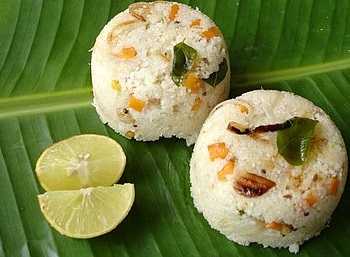
#> input picture Assignment2/input_data/ravva_upma.jpg, 350 x 257 px, found by its file name
$ python Q6_Inverse.py
#> lines starting #> are read from the running program, lines starting #| are printed output that depends on the picture
#> further down, img is the input picture: shape (257, 350, 3); mean B, G, R 73.4, 129.8, 121.8
# -*- coding: utf-8 -*-
"""
Created on Mon Aug 19 22:20:58 2019

@author: E442282
"""

import numpy as np
import cv2
import os,sys
from matplotlib import pyplot as plt
from numpy.lib.stride_tricks import as_strided


def getColorSpaces(image):
    rgb = cv2.cvtColor(image,cv2.COLOR_RGB2BGR)
    gray = cv2.cvtColor(image,cv2.COLOR_RGB2GRAY)
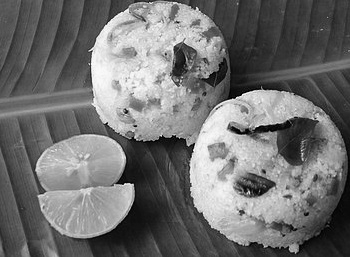
#> gray: shape (257, 350); min 0, max 250, mean 112

    return rgb,gray

def getImageDimnesion(image):
    height,width = image.shape[:2]
#> height = 257; width = 350

    return height,width

def showImage(image,title,cmap):
    plt.imshow(image,cmap=cmap)
    plt.axis('off')
    plt.title(title)

def getNormalizedImage(image):
    norm_image=image.copy()
    norm_image = np.maximum(norm_image, np.zeros(norm_image.shape))
    norm_image = np.minimum(norm_image, 255 * np.ones(norm_image.shape))
    norm_image = norm_image.round().astype(np.uint8)

    return norm_image

def splitRGBChannels(image):
  red, green, blue= cv2.split(img)

  return red, green, blue

def applyBilateralFilter(gray,sigma_domain,sigma_range):

    k=sigma_domain
    padding=k//2
    h,w = getImageDimnesion(gray)
#> h = 257; w = 350
    view_shape = tuple(np.subtract(gray.shape, (k,k)) + 1) + (k,k)
#> view_shape = (243, 336, 15, 15)
    # Create a gausian filter
    gaussX,gaussY = np.meshgrid(np.linspace(-(padding),(padding),k),np.linspace(-(padding),(padding),k))
    kernel_domain = np.exp(-(gaussX**2 + gaussY**2)/(2*(sigma_domain**2)))
    kernel_domain=-kernel_domain

    expanded_input = as_strided(gray, shape = view_shape, strides = gray.strides * 2)
    kernel_range = expanded_input -expanded_input[:,:,padding,padding][:,:,np.newaxis,np.newaxis]
    kernel_range = np.exp(-kernel_range/(2*sigma_range**2))
    kernel = kernel_range * kernel_domain

    filtered_gray = np.sum(kernel*expanded_input,axis=(2,3))/np.sum(kernel,axis=(2,3))
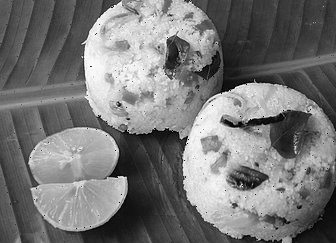
#> filtered_gray: shape (243, 336) float64; min 1.12, max 250, mean 118.8
#> `#plt.show()`:
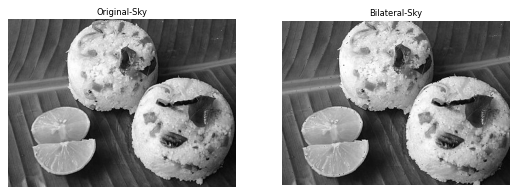
#> figure drawn by matplotlib, 2 panels
    return filtered_gray

img = cv2.imread(r'C:\SAI\IIIT\2019_Monsoon\DIP\Assignment2\input_data\ravva_upma.jpg')
plt.figure(figsize=(20, 20))
rgb,gray=getColorSpaces(img)

sigma_domain=15
sigma_range=1

sky_bilateral=applyBilateralFilter(gray,sigma_domain,sigma_range)


plt.subplot(231)
plt.axis('off')
plt.title('Original-Sky')
plt.imshow(gray,cmap='gray')

plt.subplot(232)
plt.axis('off')
plt.title('Bilateral-Sky')
plt.imshow(sky_bilateral,cmap='gray')


# [36 lines of commented-out code are left out]

$ run again, with Assignment2/input_data/gt_sky.png saved as Assignment2/input_data/ravva_upma.jpg
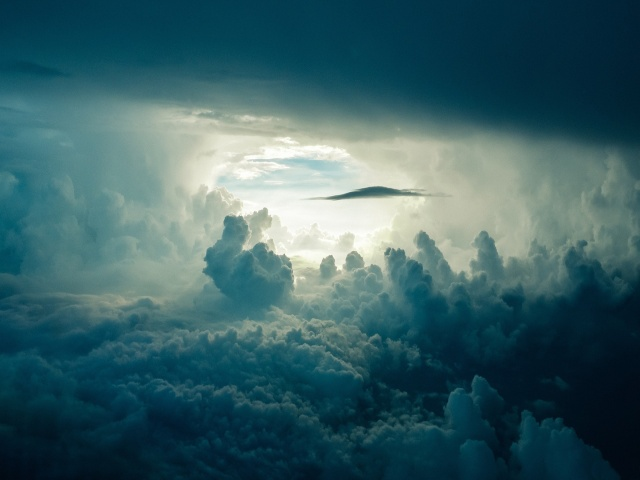
#> input picture Assignment2/input_data/gt_sky.png, 640 x 480 px, found by its file name
#> img is the input picture: shape (480, 640, 3); mean B, G, R 102.2, 96.6, 58.8
#> in getColorSpaces, `gray = cv2.cvtColor(image,cv2.COLOR_RGB2GRAY)`:
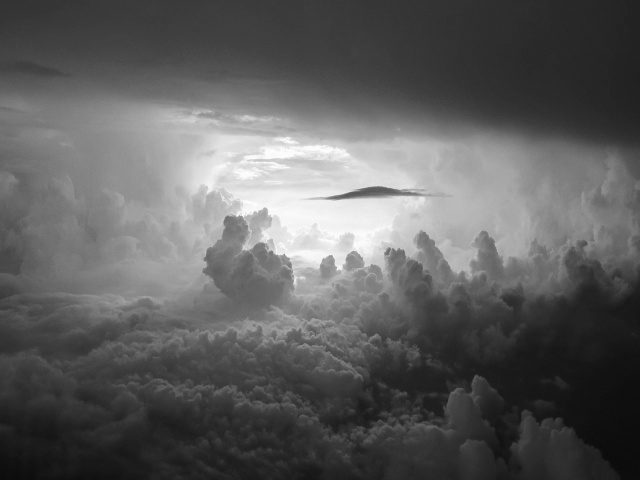
#> gray: shape (480, 640); min 11, max 254, mean 94
#> h = 480; w = 640
#> `#plt.show()`:
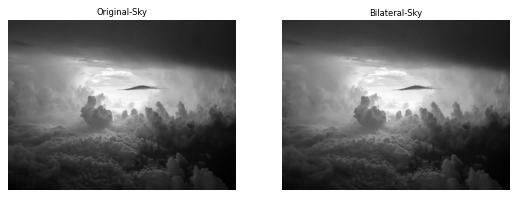
#> figure drawn by matplotlib, 2 panels

$ run again, with Assignment2/input_data/Clear.jpg copied over Assignment2/input_data/ravva_upma.jpg
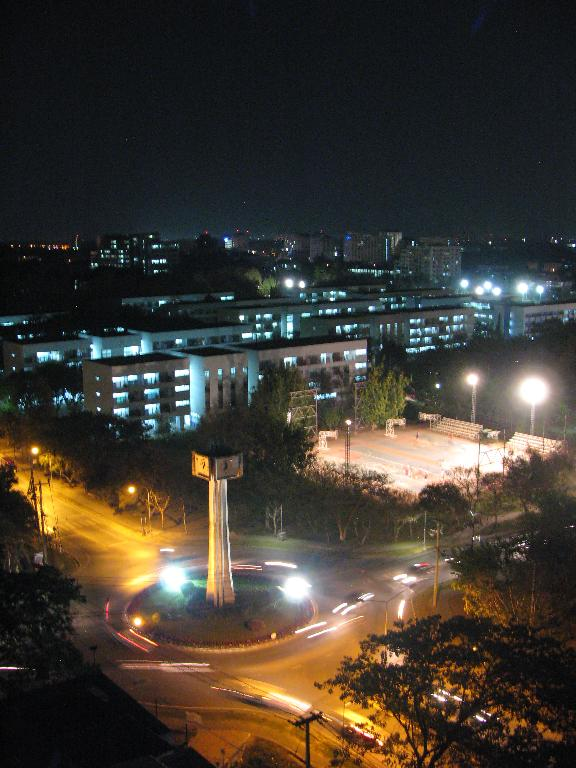
#> input picture Assignment2/input_data/Clear.jpg, 576 x 768 px, found by its file name
#> img is the input picture: shape (768, 576, 3); mean B, G, R 49.5, 58.1, 64.3
#> in getColorSpaces, `gray = cv2.cvtColor(image,cv2.COLOR_RGB2GRAY)`:
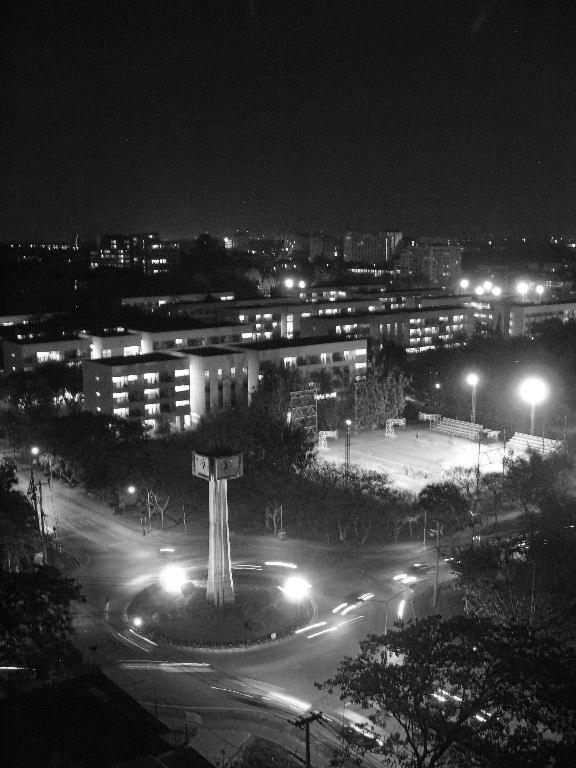
#> gray: shape (768, 576); min 0, max 255, mean 56.2
#> h = 768; w = 576
#> `#plt.show()`:
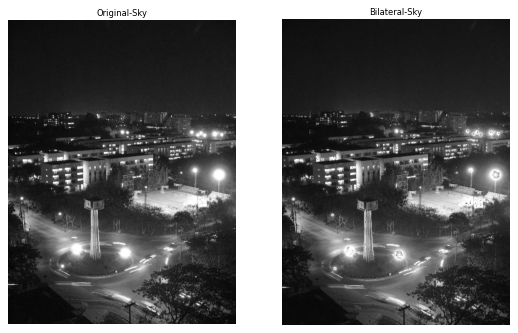
#> figure drawn by matplotlib, 2 panels
